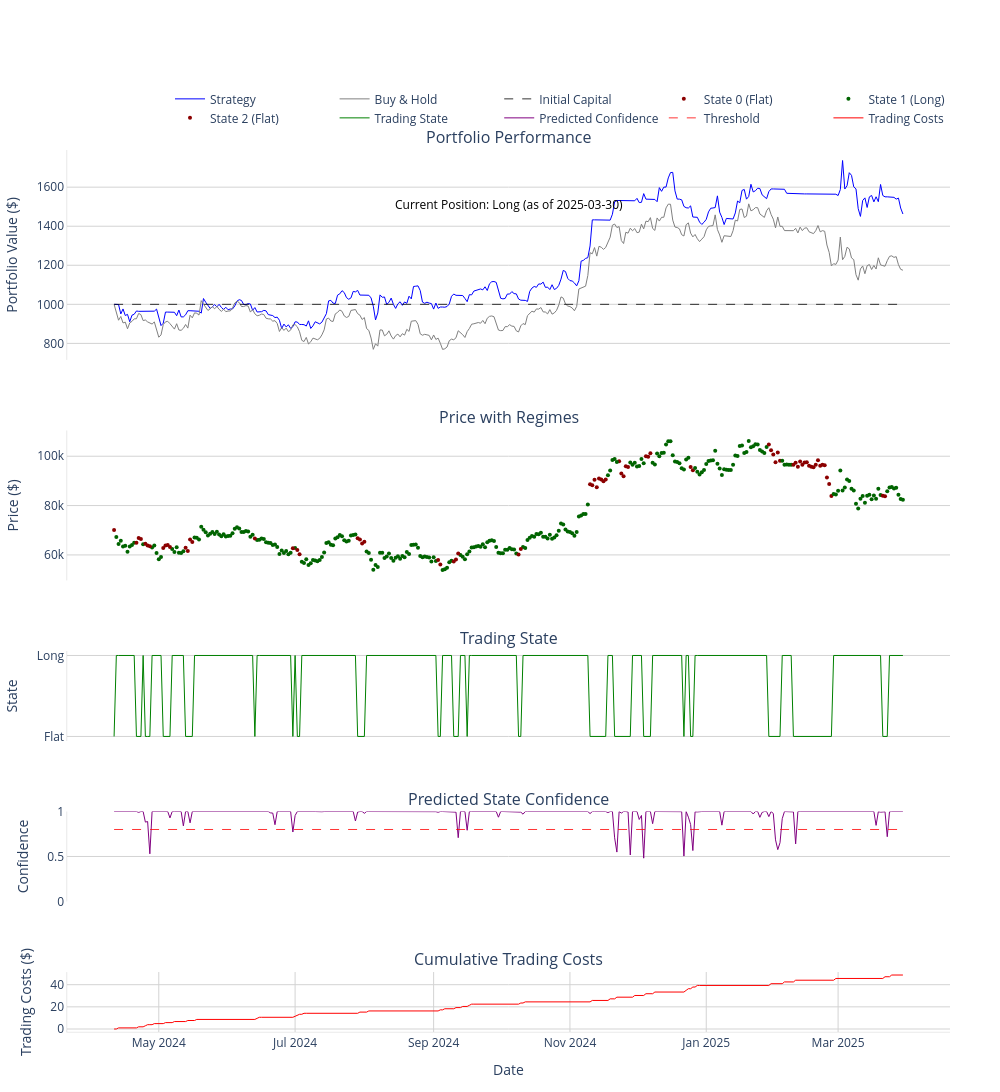

Source (notebook cell):
### Code cell
# Training and Saving the Initial Model
model = RegimeSwitchModel('bitcoin', strategy='long-only', train_pct=0.8, confidence_threshold=0.8)
data = model.load_data()
features = model.generate_all_features()

[
    'relative_unrealized_profit_mom7',
    'rsi_14',
    'pct_supply_in_profit_mom7',
    'mvrv_mom7',
    'price_sma30_ratio',
    'pct_supply_in_profit_zscore',
    'entity_adj_nupl_mom7',
    'price_sma7_ratio',
    'relative_unrealized_loss_zscore',
    'sth_sopr_zscore',
    'price_drawdown_relative',
    'sp500_ret',
    'vix_ret',
    'move_ret',
    'price_equilibrium_zscore',
   # 'bzs'
    'ssr_oscillator_zscore'

]

manual_features = [
 'resistance_relative',
 'price_sma7_ratio',
 'pct_supply_in_profit_zscore',
 'distance_from_upper_band',
 #'bzs',
 'distance_from_lower_band',
 'utxo_loss_count_mom7',
 'sp500_ret',
 'reserve_risk_zscore',
 'sth_sopr',
 'stoch_k',
 'relative_unrealized_profit_mom7',
 'price_drawdown_relative_mom7',
 'support_relative',
 'net_realized_profit_loss_zscore',
 'mvrv_sth_mom30',
 'realized_profits_to_value_ratio_zscore',
 'utxo_profit_count_zscore',
 #'sth_sopr_mom30',
 'utxo_loss_count_zscore',
 'mvrv_zscore',
 'reserve_risk_mom7',
 'entity_adj_nupl_mom7',
 'rsi_14',
 'relative_unrealized_loss_zscore',
 'move_ret',
 'price_equilibrium_zscore',
 'mvrv_mom7',
 'mvrv_mom30',
 ]

selected_features = model.set_manual_features(manual_features)
train, embargo, test = model.split_data(model.model_data)
states = model.run_pipeline(test, selected_features)
results = model.simulate_trading(test=test, states=states, save_path=None)
metrics_df, classification_metrics = model.evaluate(results)

### Figure 1 — Plotly figure (JSON) as saved in the notebook; plotly's stock layout.template omitted (floating-point values rounded to 4 significant figures; data arrays with more than 128 entries replaced by an {"elided": "..."} marker saying what was removed)
{"data": [{"line": {"color": "blue", "width": 1}, "mode": "lines", "name": "Strategy", "type": "scatter", "x": {"elided": "354 str values"}, "xaxis": "x", "y": {"elided": "354 float values"}, "yaxis": "y"}, {"line": {"color": "gray", "width": 1}, "mode": "lines", "name": "Buy & Hold", "type": "scatter", "x": {"elided": "354 str values"}, "xaxis": "x", "y": {"elided": "354 float values"}, "yaxis": "y"}, {"line": {"color": "black", "dash": "dash", "width": 0.8}, "mode": "lines", "name": "Initial Capital", "type": "scatter", "x": ["2024-04-11T00:00:00", "2025-03-30T00:00:00"], "xaxis": "x", "y": [1000, 1000], "yaxis": "y"}, {"marker": {"color": "darkred", "size": 4}, "mode": "markers", "name": "State 0 (Flat)", "type": "scatter", "x": ["2024-04-11T00:00:00", "2024-11-10T00:00:00", "2024-11-11T00:00:00", "2024-11-12T00:00:00", "2024-11-13T00:00:00", "2024-11-14T00:00:00", "2024-11-15T00:00:00", "2024-11-16T00:00:00", "2024-11-17T00:00:00", "2024-11-23T00:00:00", "2024-11-24T00:00:00", "2024-11-25T00:00:00", "2024-11-26T00:00:00", "2024-11-27T00:00:00", "2024-12-05T00:00:00", "2024-12-06T00:00:00", "2024-12-07T00:00:00", "2024-12-25T00:00:00", "2024-12-26T00:00:00", "2025-02-01T00:00:00", "2025-02-02T00:00:00", "2025-02-03T00:00:00", "2025-02-24T00:00:00", "2025-02-25T00:00:00", "2025-02-26T00:00:00"], "xaxis": "x2", "y": [70107, 88637, 88265, 90488, 87408, 90948, 90606, 89841, 90535, 98016, 93005, 91932, 95981, 95662, 99974, 99782, 101235, 95678, 94332, 97568, 101467, 98118, 91397, 88756, 83900], "yaxis": "y2"}, {"marker": {"color": "darkgreen", "size": 4}, "mode": "markers", "name": "State 1 (Long)", "type": "scatter", "x": {"elided": "280 str values"}, "xaxis": "x2", "y": {"elided": "280 int values"}, "yaxis": "y2"}, {"marker": {"color": "darkred", "size": 4}, "mode": "markers", "name": "State 2 (Flat)", "type": "scatter", "x": ["2024-04-21T00:00:00", "2024-04-22T00:00:00", "2024-04-23T00:00:00", "2024-04-25T00:00:00", "2024-04-26T00:00:00", "2024-04-27T00:00:00", "2024-05-03T00:00:00", "2024-05-04T00:00:00", "2024-05-05T00:00:00", "2024-05-06T00:00:00", "2024-05-13T00:00:00", "2024-05-14T00:00:00", "2024-05-15T00:00:00", "2024-05-16T00:00:00", "2024-06-13T00:00:00", "2024-06-30T00:00:00", "2024-07-02T00:00:00", "2024-07-03T00:00:00", "2024-07-29T00:00:00", "2024-07-30T00:00:00", "2024-07-31T00:00:00", "2024-08-01T00:00:00", "2024-09-03T00:00:00", "2024-09-04T00:00:00", "2024-09-10T00:00:00", "2024-09-11T00:00:00", "2024-09-12T00:00:00", "2024-10-09T00:00:00", "2024-10-10T00:00:00", "2025-01-29T00:00:00", "2025-01-30T00:00:00", "2025-01-31T00:00:00", "2025-02-09T00:00:00", "2025-02-10T00:00:00", "2025-02-11T00:00:00", "2025-02-12T00:00:00", "2025-02-13T00:00:00", "2025-02-14T00:00:00", "2025-02-15T00:00:00", "2025-02-16T00:00:00", "2025-02-17T00:00:00", "2025-02-18T00:00:00", "2025-02-19T00:00:00", "2025-02-20T00:00:00", "2025-02-21T00:00:00", "2025-02-22T00:00:00", "2025-02-23T00:00:00", "2025-03-21T00:00:00", "2025-03-22T00:00:00"], "xaxis": "x2", "y": [64936, 66842, 66407, 64486, 63802, 63517, 62839, 63820, 64010, 63172, 62879, 61569, 66221, 65261, 66700, 62734, 62043, 60245, 66770, 66219, 64680, 65358, 57988, 56132, 57382, 58107, 60621, 60195, 62392, 104782, 102382, 100675, 96549, 97400, 95740, 97836, 96562, 97488, 97570, 96149, 95776, 95496, 96555, 98384, 96135, 96564, 96327, 84010, 83793], "yaxis": "y2"}, {"line": {"color": "green", "width": 1}, "mode": "lines", "name": "Trading State", "type": "scatter", "x": {"elided": "354 str values"}, "xaxis": "x3", "y": {"elided": "354 int values"}, "yaxis": "y3"}, {"line": {"color": "purple", "width": 1}, "mode": "lines", "name": "Predicted Confidence", "type": "scatter", "x": {"elided": "354 str values"}, "xaxis": "x4", "y": {"elided": "354 float values"}, "yaxis": "y4"}, {"line": {"color": "red", "dash": "dash", "width": 0.8}, "mode": "lines", "name": "Threshold", "type": "scatter", "x": ["2024-04-11T00:00:00", "2025-03-30T00:00:00"], "xaxis": "x4", "y": [0.8, 0.8], "yaxis": "y4"}, {"line": {"color": "red", "width": 1}, "mode": "lines", "name": "Trading Costs", "type": "scatter", "x": {"elided": "354 str values"}, "xaxis": "x5", "y": {"elided": "354 float values"}, "yaxis": "y5"}], "layout": {"annotations": [{"font": {"size": 16}, "showarrow": false, "text": "Portfolio Performance", "x": 0.5, "xanchor": "center", "xref": "paper", "y": 1, "yanchor": "bottom", "yref": "paper"}, {"font": {"size": 16}, "showarrow": false, "text": "Price with Regimes", "x": 0.5, "xanchor": "center", "xref": "paper", "y": 0.682, "yanchor": "bottom", "yref": "paper"}, {"font": {"size": 16}, "showarrow": false, "text": "Trading State", "x": 0.5, "xanchor": "center", "xref": "paper", "y": 0.432, "yanchor": "bottom", "yref": "paper"}, {"font": {"size": 16}, "showarrow": false, "text": "Predicted State Confidence", "x": 0.5, "xanchor": "center", "xref": "paper", "y": 0.25, "yanchor": "bottom", "yref": "paper"}, {"font": {"size": 16}, "showarrow": false, "text": "Cumulative Trading Costs", "x": 0.5, "xanchor": "center", "xref": "paper", "y": 0.068, "yanchor": "bottom", "yref": "paper"}, {"align": "center", "font": {"color": "black", "size": 12}, "showarrow": false, "text": "Current Position: Long (as of 2025-03-30)", "x": 0.5, "xref": "paper", "y": 0.95, "yref": "paper"}], "height": 1300, "legend": {"orientation": "h", "x": 1, "xanchor": "right", "y": 1.02, "yanchor": "bottom"}, "margin": {"b": 60, "l": 50, "r": 50, "t": 150}, "paper_bgcolor": "white", "plot_bgcolor": "white", "showlegend": true, "width": 1000, "xaxis": {"anchor": "y", "domain": [0, 1], "matches": "x5", "showticklabels": false}, "xaxis2": {"anchor": "y2", "domain": [0, 1], "matches": "x5", "showticklabels": false}, "xaxis3": {"anchor": "y3", "domain": [0, 1], "matches": "x5", "showticklabels": false}, "xaxis4": {"anchor": "y4", "domain": [0, 1], "matches": "x5", "showticklabels": false}, "xaxis5": {"anchor": "y5", "domain": [0, 1], "gridcolor": "lightgray", "linecolor": "lightgray", "linewidth": 0.5, "showline": true, "title": {"text": "Date"}}, "yaxis": {"anchor": "x", "domain": [0.762, 1], "gridcolor": "lightgray", "linecolor": "lightgray", "linewidth": 0.5, "showline": true, "title": {"text": "Portfolio Value ($)"}, "zeroline": false}, "yaxis2": {"anchor": "x2", "domain": [0.512, 0.682], "gridcolor": "lightgray", "linecolor": "lightgray", "linewidth": 0.5, "showline": true, "title": {"text": "Price ($)"}, "zeroline": false}, "yaxis3": {"anchor": "x3", "domain": [0.33, 0.432], "gridcolor": "lightgray", "linecolor": "lightgray", "linewidth": 0.5, "showline": true, "ticktext": ["Short", "Flat", "Long"], "tickvals": [-1, 0, 1], "title": {"text": "State"}, "zeroline": false}, "yaxis4": {"anchor": "x4", "domain": [0.148, 0.25], "gridcolor": "lightgray", "linecolor": "lightgray", "linewidth": 0.5, "range": [0, 1], "showline": true, "title": {"text": "Confidence"}, "zeroline": false}, "yaxis5": {"anchor": "x5", "domain": [0, 0.068], "gridcolor": "lightgray", "linecolor": "lightgray", "linewidth": 0.5, "showline": true, "title": {"text": "Trading Costs ($)"}, "zeroline": false}}}
